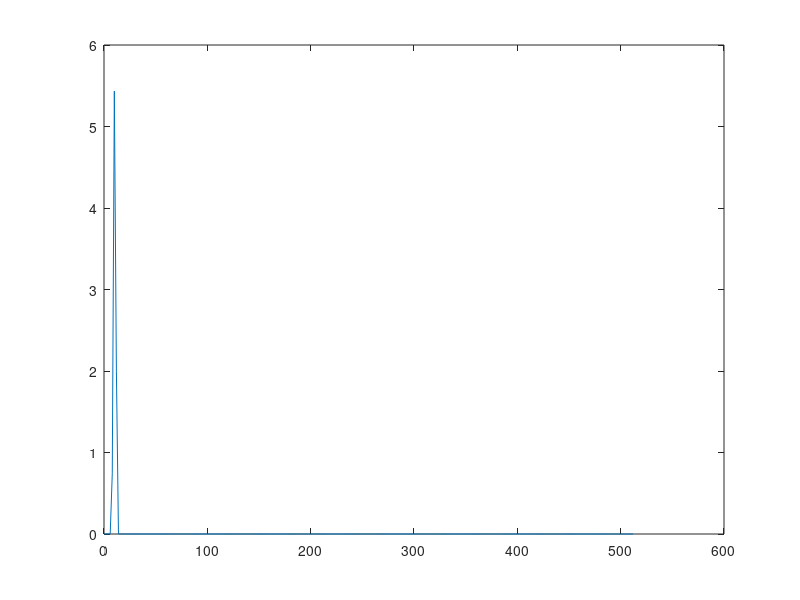

This figure's MATLAB source:
fs = 1024;
t = 0:1/fs:5-1/fs;
signal1 = randn(length(t), 1);
signal2 = cos(2*pi*10*t);
[H, f] = tfestimate(signal1, signal2, 512, 0, [], fs);

plot(f, abs(H))

% save test_tf.mat H f signal1 signal2